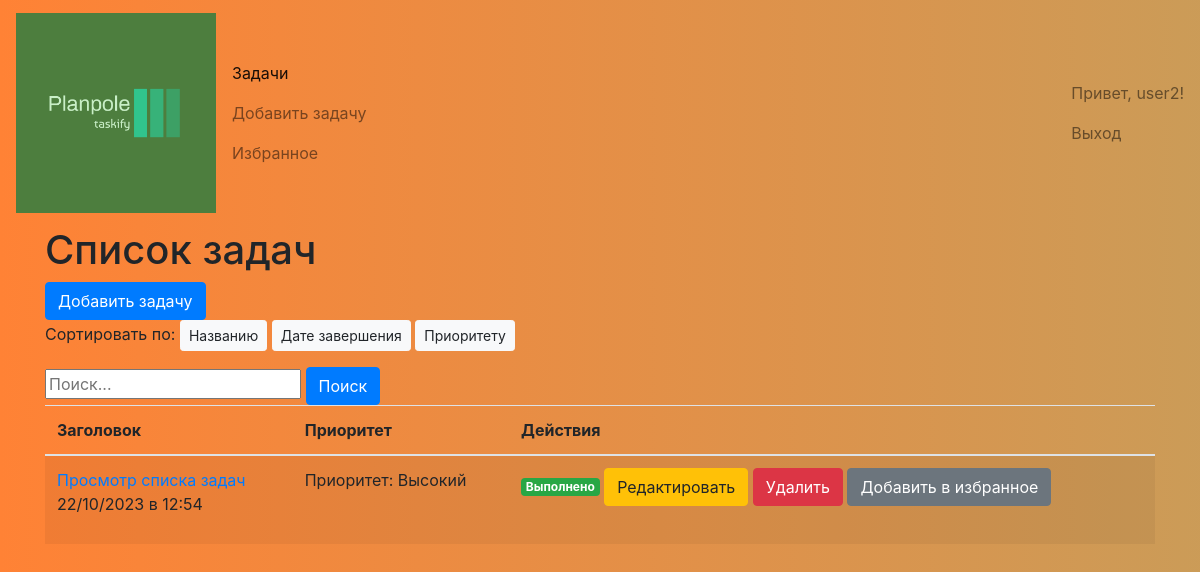
Screenshot of / (signed in) with the database file from the repository.
### tasker/models.py (models this page shows)
class Task(models.Model):
    PRIORITY_CHOICES = [
        (1, 'Низкий'),
        (2, 'Средний'),
        (3, 'Высокий'),
    ]
    priority = models.IntegerField(choices=PRIORITY_CHOICES, default=2)
    title = models.CharField(max_length=200)
    description = models.TextField()
    due_date = models.DateField()
    user = models.ForeignKey(User, on_delete=models.CASCADE)
    is_completed = models.BooleanField(default=False)
    created_at = models.DateTimeField(auto_now_add=True)  # устанавливается автоматически при создании новой записи
    updated_at = models.DateTimeField(auto_now=True)  # автоматически обновляется при каждом сохранении записи

### tasker/views.py (the view)
# urls.py: path('', views.TaskListView.as_view(), name='task_list'),  # Главная страница
class TaskListView(ListView):
    model = Task
    template_name = 'task_list.html'
    context_object_name = 'tasks'
    paginate_by = 10
    def get_queryset(self):
        order = self.request.GET.get('order_by', 'due_date')
        query = self.request.GET.get('q')
        if self.request.user.is_authenticated:
            tasks = Task.objects.filter(user=self.request.user)
            if query:
                tasks = tasks.filter(title__icontains=query)
            return tasks.order_by(order)
        else:
            return Task.objects.none()

### tasker/templates/task_list.html (shortened to what this page needs)
{% extends "base.html" %}
{% block content %}
<div class="container">
    <h1>Список задач</h1>
    <a href="{% url 'create_task' %}" class="btn btn-primary">Добавить задачу</a>
    <div class="mb-3">
        Сортировать по:
        <a href="?order_by=title" class="btn btn-light btn-sm">Названию</a>
        <a href="?order_by=due_date" class="btn btn-light btn-sm">Дате завершения</a>
        <a href="?order_by=priority" class="btn btn-light btn-sm">Приоритету</a>
    </div>
    <form method="get" action="{% url 'task_list' %}">
        <input type="text" name="q" placeholder="Поиск..." value="{{ request.GET.q }}">
        <button type="submit" class="btn btn-primary">Поиск</button>
    </form>
    <table class="table table-striped">
        <thead>
        <tr>
            <th>Заголовок</th>
            <th>Приоритет</th>
            <th>Действия</th>
        </tr>
        </thead>
        <tbody>
        {% for task in tasks %}
        <tr>
            <td><a href="{% url 'task_detail' task.pk %}">{{ task.title }}</a>
                <p>{{ task.created_at|date:"d/m/Y" }} в {{ task.created_at|time:"H:i" }}</p></td>
            <td>
                <p>Приоритет: {{ task.get_priority_display }}</p>
            </td>
            <td>
                {% if task.is_completed %}
                <span class="badge badge-success">Выполнено</span>
                {% else %}
                <a href="{% url 'toggle_completion' task.id %}" class="btn btn-success">Отметить как выполненное</a>
                {% endif %}
                <a href="{% url 'update_task' task.pk %}" class="btn btn-warning">Редактировать</a>
                <a href="{% url 'delete_task' task.pk %}" class="btn btn-danger">Удалить</a>
                {% if task in favorite_tasks %}
                <button class="btn btn-secondary toggle-favorite" data-task-id="{{ task.id }}">Убрать из избранного
                </button>
                {% else %}
                <button class="btn btn-secondary toggle-favorite" data-task-id="{{ task.id }}">Добавить в избранное
                </button>
                {% endif %}
            </td>
        </tr>
        {% endfor %}
        </tbody>
    </table>
</div>
{% endblock %}

### tasker/templates/base.html (shortened to what this page needs)
{% load static %}
<!DOCTYPE html>
<html lang="ru">
<head>
    <link rel="stylesheet" href="https://maxcdn.bootstrapcdn.com/bootstrap/4.5.2/css/bootstrap.min.css">
</head>
<body>
<header>
    <nav class="navbar navbar-light bg-light">
        <a class="navbar-brand">
            <img src="{% static 'logo.png' %}" width="200" height="200" alt="Логотип">
        </a>
        <ul class="navbar-nav">
            <li class="nav-item active">
                <a class="nav-link" href="{% url 'task_list' %}">Задачи</a>
            </li>
            <li class="nav-item">
                <a class="nav-link" href="{% url 'create_task' %}">Добавить задачу</a>
            </li>
            <li class="nav-item">
                <a class="nav-link" href="{% url 'favorite_tasks' %}">Избранное</a>
            </li>
        </ul>
        <div class="ml-auto">
            <ul class="navbar-nav">
                {% if user.is_authenticated %}
                <li class="nav-item">
                    <span class="nav-link">Привет, {{ user.username }}!</span>
                </li>
                <li class="nav-item">
                    <a class="nav-link" href="{% url 'logout' %}">Выход</a>
                </li>
                {% endif %}
            </ul>
        </div>
    </nav>
</header>
<main>
    {% block content %}{% endblock %}
</main>
</body>
</html>

### tasker/templates/base.html (style rules this page uses)
body { height: 100vh; background: rgb(77,126,62); background: linear-gradient(to right, #FF8235, #30E8BF); animation: gradient 30s infinite linear; background-size: 400%; }
.navbar { justify-content: flex-start !important; }
.navbar { background: rgb(77,126,62); background: linear-gradient(to right, #FF8235, #30E8BF); animation: gradient 30s infinite linear; background-size: 400%; display: inline-block; }

### rows the page displays
Task: title "Просмотр списка задач", created_at "22/10/2023", created_at "12:54", priority "Высокий", is_completed "Выполнено"

### other values shown
{{ user.username }} "user2"
